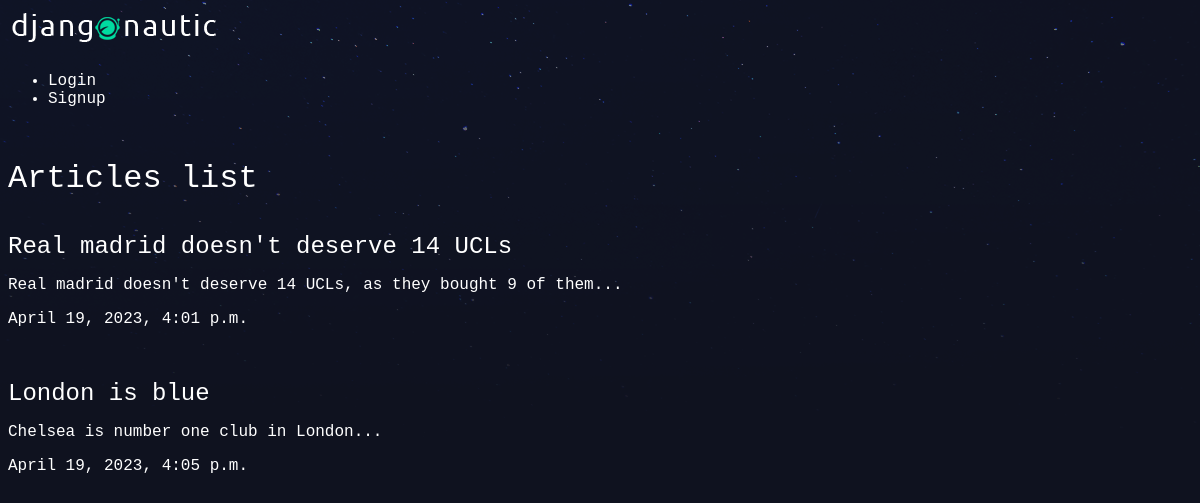
The app's page /articles/ with its own data.
### articles/models.py (models this page shows, shortened)
class Article(models.Model):
    title = models.CharField(max_length=100)
    body = models.TextField()
    slug = models.SlugField()
    date = models.DateTimeField(auto_now_add=True)
    author = models.ForeignKey(User, default=None, on_delete=models.CASCADE)
    thumb = models.ImageField(default='default.png', blank=True)
    def snippet(self):
        return self.body[:80] + '...'

### articles/views.py (the view)
# urls.py: path('', views.articles_list, name='list'),
def articles_list(request):
    articles = Article.objects.all().order_by('date')
    return render(request, 'articles_list.html', {'articles': articles})

### articles/templates/articles_list.html
{% extends 'base_layout.html' %}
{% block content %}
<h1>Articles list</h1>
<br><br>
<div class="articles">
    {% for article in articles %}
    <div class="article">
        <a href="{% url 'blog:articles:detail' slug=article.slug %}">
            <h2>{{ article.title }}</h2>
        </a>
        <p>{{ article.snippet }}</p>
        <p>{{ article.date }}</p>
        <br><br>
    </div>
    {% endfor %}
</div>
{% endblock %}

### assets/styles.css (style rules this page uses)
body { background-color: #0f121f; background-image: url(stars.png); background-repeat: no-repeat; color: #fff; }
body * { font-family: 'Courier New', Courier, monospace; }
h1, h2, h3, h4, h5 { font-weight: normal; margin: 0; }
a, a:hover, a:visited { color: #fff; text-decoration: none; }

### records on screen
Article: title "Real madrid doesn't deserve 14 UCLs", snippet "Real madrid doesn't deserve 14 UCLs, as they bought 9 of them...", date "April 19, 2023, 4:01 p.m."
Article: title "London is blue", snippet "Chelsea is number one club in London...", date "April 19, 2023, 4:05 p.m."
